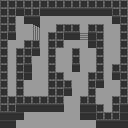

This is a level from a 2D game, rendered from its Tiled map with the project's own tilesets. A one-line summary and the complete map file follow:
An orthogonal 16x16 tile map with 8x8 px tiles, 1 tile layer (Tile Layer 1).

<map version="1.0" orientation="orthogonal" renderorder="right-down" width="16" height="16" tilewidth="8" tileheight="8" nextobjectid="1">
 <tileset firstgid="1" name="simple-tiles-2" tilewidth="8" tileheight="8" tilecount="36" columns="6">
  <image source="simple-tiles-2.gif" width="48" height="48" />
 </tileset>
 <layer name="Tile Layer 1" width="16" height="16">
  <data encoding="csv">
19,19,19,19,19,19,19,19,19,19,19,19,19,19,19,19,
19,19,25,19,19,25,25,25,25,25,25,25,25,25,19,19,
19,19,31,25,25,31,31,31,31,31,31,31,31,31,25,19,
19,19,31,31,2,31,31,19,19,19,31,19,19,31,31,19,
19,25,31,31,8,31,19,19,25,25,3,25,19,31,31,19,
19,31,31,19,19,31,19,19,31,31,31,25,19,31,31,19,
19,31,19,19,25,31,19,31,31,19,31,31,19,31,31,19,
19,31,19,19,31,31,19,31,31,19,31,31,19,31,31,19,
19,31,19,25,31,31,19,31,31,25,31,31,19,31,19,19,
19,31,19,25,31,31,19,19,31,31,31,19,19,31,25,19,
19,31,19,31,31,31,19,19,19,31,31,19,25,31,31,19,
19,31,19,31,31,31,19,19,25,31,31,19,31,31,31,19,
19,19,19,19,19,19,19,19,31,31,19,19,31,31,19,19,
19,19,25,25,25,25,25,25,31,31,25,25,19,31,19,25,
25,25,25,31,31,31,31,31,31,31,25,25,19,19,19,25,
25,25,31,31,31,31,31,31,31,31,31,31,25,25,25,25
</data>
 </layer>
</map>